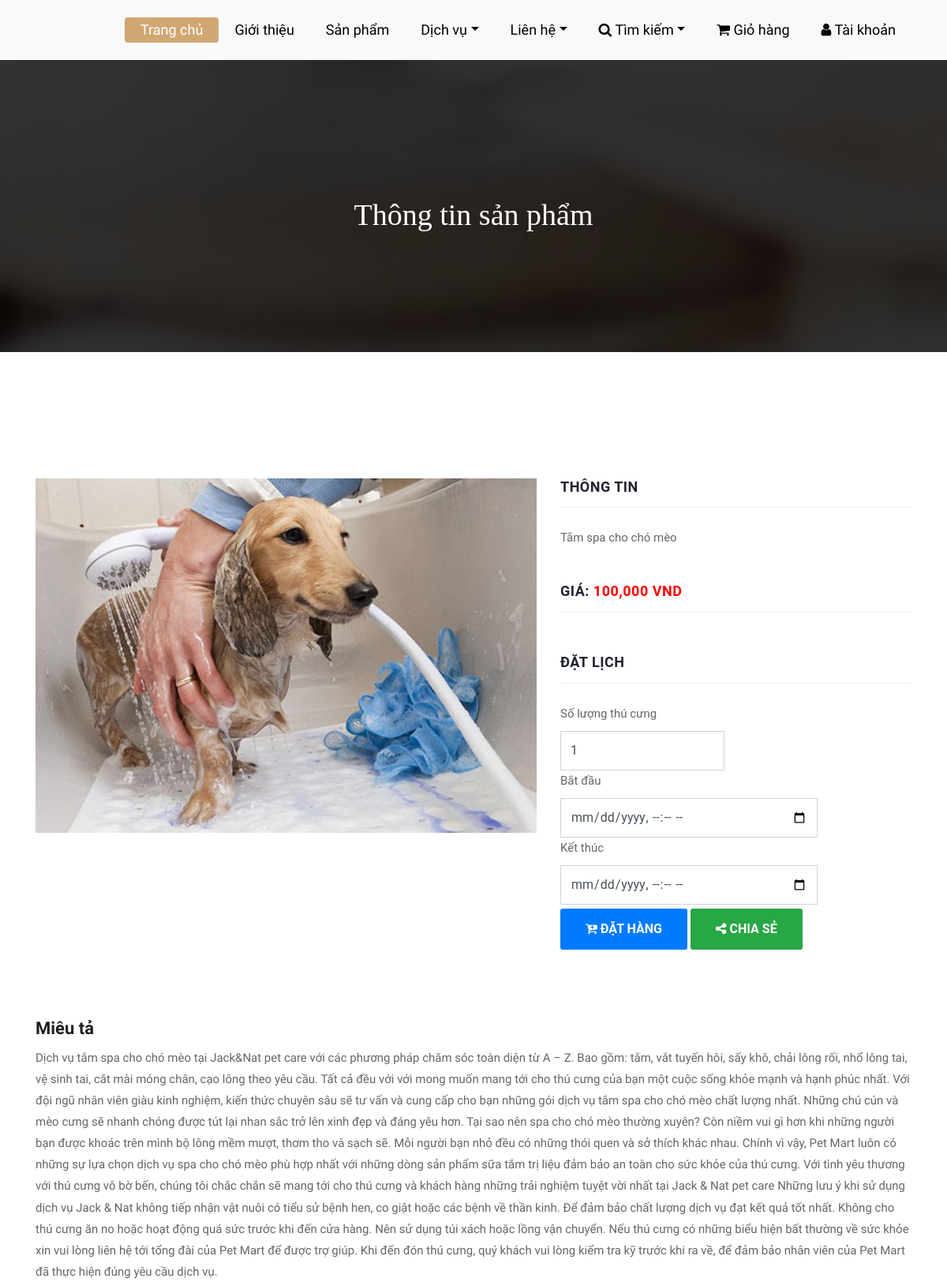
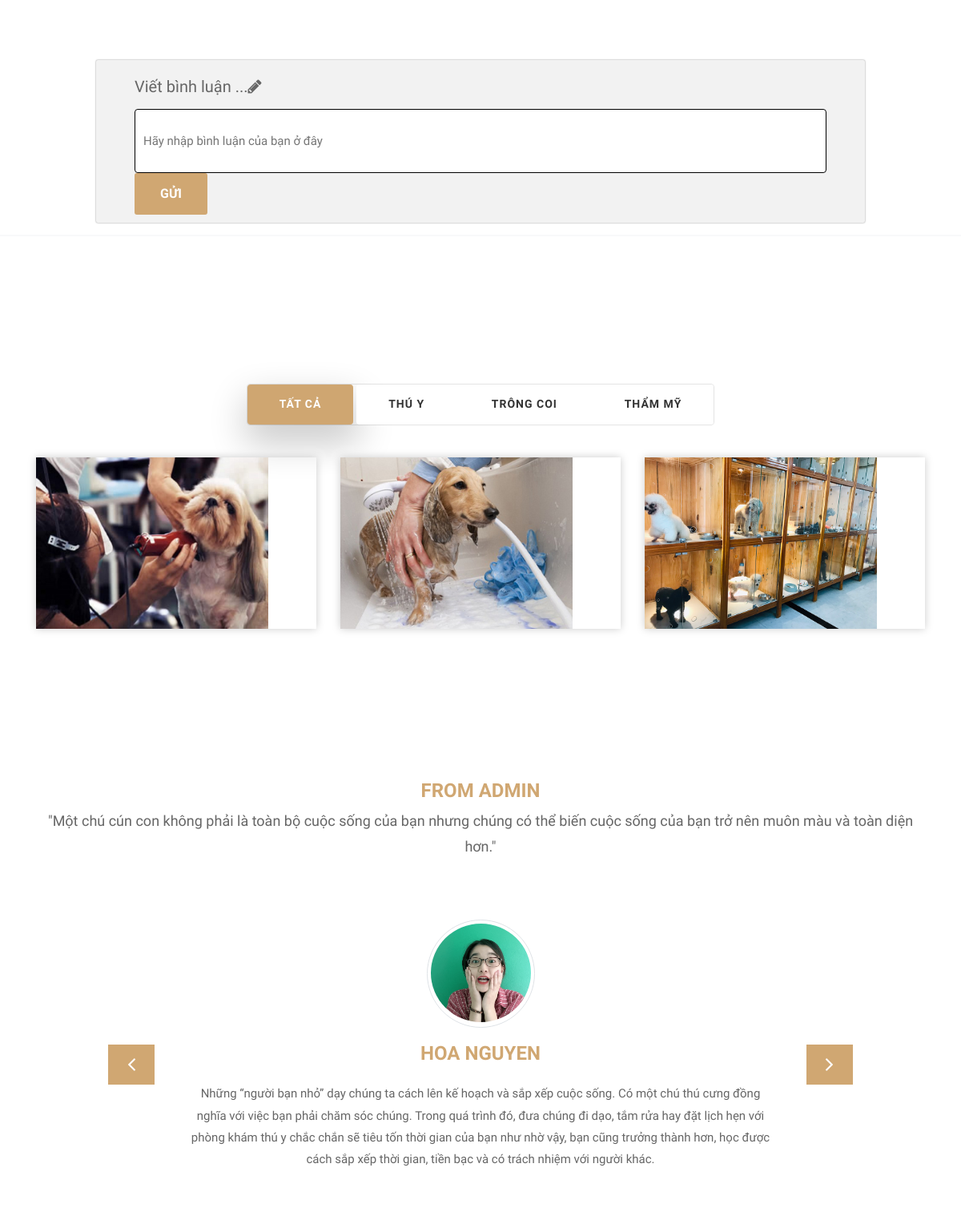
Page /dichvu.php?&m=2 (upper part) on the committed database (2 pictures, top to bottom).
### tables this page shows
CREATE TABLE `tbl_dich_vu` (
  `id_dich_vu` int(11) NOT NULL,
  `ten_dich_vu` varchar(256) NOT NULL,
  `don_gia_dv` varchar(256) NOT NULL,
  `anh_dv` varchar(256) NOT NULL,
  `mo_ta_dv` text DEFAULT NULL,
  `id_anh_dv` varchar(50) DEFAULT NULL,
  `id_danh_muc` int(11) NOT NULL,
  `ngay_them_dv` timestamp NULL DEFAULT current_timestamp(),
  `tag` int(11) DEFAULT NULL
);

### customer/product/product_info_2.php (the view, shortened to what this page needs)
<div class="menu-box">
	<div class="container">
           <div class="row" style="margin-top: 94px;">
			<div class="col-lg-12">
				<div class="special-menu text-center">
					<div class="button-group filter-button-group">
						<button <?php if(!isset($_GET['a'])) echo "class='active'"?> data-filter="*">Tất cả</button>
						<button <?php if(isset($_GET['a']) and $_GET['a'] == "Thú y") echo "class='active'"?> data-filter=".thuy">Thú y</button>
						<button <?php if(isset($_GET['a']) and $_GET['a'] == "Trông coi") echo "class='active'"?> data-filter=".trongcoi">Trông coi</button>
						<button <?php if(isset($_GET['a']) and $_GET['a'] == "Thẩm mỹ") echo "class='active'"?> data-filter=".thammy">Thẩm mỹ</button>
					</div>
				</div>
			</div>
		</div>
		<div class="row special-list">
		<?php
				$sql="SELECT * FROM tbl_dich_vu ";
                   $result=$con->query($sql);
                   if($result->num_rows>0)
					{
						while($row=$result->fetch_assoc())
						{
						if($row['id_danh_muc'] == '4')
						{
				?>
						<div class="col-lg-4 col-md-6 special-grid thuy">
							<div class="gallery-single fix">
								<img src="images/san-pham/<?php echo $row['anh_dv'] ?>" alt="" style="width: 290px;height: 214px" class="img-fluid" alt="Image">
							</div>
						</div>
						<?php
							}
							if($row['id_danh_muc']=='5')
							{
						?>
						<div class="col-lg-4 col-md-6 special-grid trongcoi">
							<div class="gallery-single fix">
								<img src="images/san-pham/<?php echo $row['anh_dv'] ?>" alt="" style="width: 290px;height: 214px" class="img-fluid" alt="Image">
							</div>
						</div>
						<?php
							}
							if($row['id_danh_muc']=='6')
							{
						?>
						<div class="col-lg-4 col-md-6 special-grid thammy">
							<div class="gallery-single fix">
								<img src="images/san-pham/<?php echo $row['anh_dv'] ?>" alt="" style="width: 290px;height: 214px" class="img-fluid" alt="Image">
							</div>
						</div>
			<?php
				}
			}
			}
			?>
		</div>
	</div>
</div>

### customer/product/product_detail_2.php (shortened to what this page needs)
<?php
$sql="select * from tbl_dich_vu where tbl_dich_vu.id_dich_vu='".$_GET['m']."'";
$result=$con->query($sql);
$row=$result->fetch_assoc();
	?>
	<div class="all-page-title page-breadcrumb">
		<div class="container text-center">
			<div class="row">
				<div class="col-lg-12">
					<h1>Thông tin sản phẩm</h1>
				</div>
			</div>
		</div>
	</div>
    <section class="blog-posts grid-system blog">
      <div class="container">
        <div class="row">
          <div class="col-md-7">
            <div>
            <img style="cursor: pointer" src="images/san-pham/<?php echo $row['anh_dv'];?>" onClick="zoom(this)" class="img-fluid wc-image">
            </div>
          </div>
          <div class="col-md-5">
            <div class="sidebar-item recent-posts">
              <div class="sidebar-heading">
                <h2>Thông tin</h2>
              </div>
              <div class="content">
                <p><?php echo $row['ten_dich_vu']?></p>
              </div>
            </div>
            <br>
            <div class="sidebar-heading">
              <h2>Giá: <span style="color:red;"><?php echo number_format($row['don_gia_dv'])?> VND</span></h2>
            </div>
            <br>
            <div class="contact-us">
              <div class="sidebar-item contact-form">
                <div class="sidebar-heading">
                  <h2>Đặt lịch</h2>
                </div>
                <div class="content">
					<form id="contact" action="customer/Order/xlthemdichvu.php" method="get">
                    	<div class="row">
                      		<div class="col-md-6 col-sm-12">
                        		<fieldset>
                          			<label for="">Số lượng thú cưng</label>
                        			<input type="number" class="form-control" value="1" required min="1" name="soluong">
                        		</fieldset>
                      		</div>
							<div class="col-md-6"></div>
							<div class="col-md-9">
                        		<fieldset>
                          			<label for="">Bắt đầu</label>
                        			<input type="datetime-local" class="form-control" value="" required min="" name="thoiGianBatDau">
                        		</fieldset>
                      		</div>
							<div class="col-md-9">
                        		<fieldset>
                          			<label for="">Kết thúc</label>
                        			<input type="datetime-local" class="form-control" value="" required min="" name="thoiGianKetThuc">
                        		</fieldset>
                      		</div>
                      		<div class="col-md-12">
                        		<fieldset>
                          			<a>
										<button type="submit" style="margin-top: 5px;" id="form-submit" class="btn btn-primary"><i class='fa fa-cart-plus'></i> Đặt hàng</button>
									</a>
									<a href="https://www.facebook.com/sharer/sharer.php?u=http://localhost/jacknatPetcare/dichvu.php?&m=<?php echo $_GET['m']; ?>">
										<button type="button" style="margin-top: 5px;"  class="btn btn-success"><i class='fa fa-share-alt'></i> Chia sẻ</button>
									</a>
                        		</fieldset>
                      		</div>
                    	</div>
                  	</form>
                </div>
              </div>
            </div>
            <br>
          </div>
        </div>
      </div>
    </section>
    <div class="section contact-us">
      <div class="container">
        <div class="sidebar-item recent-posts">
          <div class="sidebar-heading">
            <h2 style="font-weight: bold;">Miêu tả</h2>
          </div>
          <div class="content">
           <?php echo $row['mo_ta_dv']?>
          </div>
          <br>
          <br>
        </div>
      </div>
    </div>
<form action="xlbinhluandv.php" method="POST">
		<div class="binh-luan-group">
        	<p id="binh-luan-label">Viết bình luận ...<i class="fa fa-pencil"></i></p>
			<input type="text" id="comment-box" name="noi_dung" placeholder="Hãy nhập bình luận của bạn ở đây"> </input>
			<button type="submit"  class="btn btn-primary" style="margin: 0 0 10px 5%;">Gửi</button>
		</div>
		</form>
		<div style="margin: 15px 0 10px 0;width: 100%;border-bottom: 2px solid var(--light);"></div>

### css/main.css (style rules this page uses)
html { line-height: 1.15; -ms-text-size-adjust: 100%; -webkit-text-size-adjust: 100%; }
body { margin: 0; }
article, aside, footer, header, nav, section { display: block; }
h1 { font-size: 2em; margin: 0.67em 0; }
a { background-color: transparent; -webkit-text-decoration-skip: objects; }
img { border-style: none; }
button, input, optgroup, select, textarea { font-family: sans-serif; font-size: 100%; line-height: 1.15; margin: 0; }
button, input { overflow: visible; }
button, select { text-transform: none; }
button, html [type="button"], [type="reset"], [type="submit"] { -webkit-appearance: button; }
fieldset { padding: 0.35em 0.75em 0.625em; }
html { height: 100%; }
fieldset { margin: 0; padding: 0; -webkit-margin-start: 0; -webkit-margin-end: 0; -webkit-padding-before: 0; -webkit-padding-start: 0; -webkit-padding-end: 0; -webkit-padding-after: 0; border: 0; }
input, button { font-family: 'Poppins', sans-serif; }
* { box-sizing: border-box; }
input[type=text] { width: 130px; box-sizing: border-box; border: 1px solid black; border-radius: 4px; font-size: 10px; outline:none; padding: 12px 14px; transition: width 0.4s ease-in-out; }

### css/style.css (style rules this page uses)
body { color: #666666; font-size: 15px; font-family: 'Athiti', sans-serif; line-height: 1.80857; }
a { color: #1f1f1f; text-decoration: none !important; outline: none !important; -webkit-transition: all .3s ease-in-out; -moz-transition: all .3s ease-in-out; -ms-transition: all .3s ease-in-out; -o-transition: all .3s ease-in-out; transition: all .3s ease-in-out; }
h1, h2, h3, h4, h5, h6 { letter-spacing: 0; font-weight: normal; position: relative; padding: 0 0 10px 0; font-weight: normal; line-height: 120% !important; color: #1f1f1f; margin: 0 }
h1 { font-size: 24px }
h2 { font-size: 22px }
a { color: #1f1f1f; text-decoration: none; outline: none; }
a, .btn { text-decoration: none !important; outline: none !important; -webkit-transition: all .3s ease-in-out; -moz-transition: all .3s ease-in-out; -ms-transition: all .3s ease-in-out; -o-transition: all .3s ease-in-out; transition: all .3s ease-in-out; }
.btn { text-transform: uppercase; padding: 19px 36px; }
.btn { display: inline-block; font-weight: 600; text-align: center; white-space: nowrap; vertical-align: middle; -webkit-user-select: none; -moz-user-select: none; -ms-user-select: none; user-select: none; border: 2px solid transparent; padding: 12px 30px; font-size: 16px; line-height: 1.5; border-radius: .1875rem; transition: color .15s ease-in-out, background-color .15s ease-in-out, border-color .15s ease-in-out, box-shadow .15s ease-in-out; }
.menu-box { padding: 70px 0px; }
.filter-button-group { border: 1px solid #e4e4e4; border-radius: 4px; margin: 10px 15px; display: inline-block; }
.filter-button-group button { color: #333; letter-spacing: 1px; text-transform: uppercase; font-weight: 600; font-size: 14px; cursor: pointer; background: #fff; padding: 12px 40px; border: none; border-radius: 4px; }
.filter-button-group button.active { background: #cfa671; color: #fff; box-shadow: 2px 20px 45px 5px rgba(0,0,0,.2); }
.gallery-single { margin: 30px 0px; }
.gallery-single { position: relative; overflow: hidden; -webkit-box-shadow: 0 0 10px #ccc; box-shadow: 0 0 10px #ccc; }
.page-breadcrumb { padding: 250px 0 150px; background: url(../images/background2.jpg) no-repeat; background-attachment: fixed; background-size: cover; background-position: 0 0; position: relative; }
.all-page-title .container { position: relative; z-index: 2; }
.all-page-title::before { background: #010101; content: ""; height: 100%; left: 0; position: absolute; top: 0; width: 100%; z-index: 1; opacity: 0.8; }
.all-page-title h1 { font-size: 38px; color: #ffffff; font-family: 'Arbutus Slab', serif; padding: 0px; }
.form-control { border-radius: 0px; min-height: 50px; min-width: 100%; }
section { padding: 60px 0; overflow: hidden; }

### css/css3.css (style rules this page uses)
a { cursor: pointer; }

### rows in the picture
tbl_dich_vu: anh_dv (picture), ten_dich_vu "Tắm spa cho chó mèo", don_gia_dv "100,000", mo_ta_dv "Dịch vụ tắm spa cho chó mèo tại Jack&Nat pet care với các phương pháp chăm sóc toàn diện từ A – Z. Bao gồm: tắm, vắt tuyến hôi, sấy khô, chải lông rối, nhổ lông tai, vệ sinh tai, cắt mài móng chân, cạo lông theo yêu cầu. Tất cả đều với với mong muốn mang tới cho thú cưng của bạn một cuộc sống khỏe mạnh và hạnh phúc nhất. Với đội ngũ nhân viên giàu kinh nghiệm, kiến thức chuyên sâu sẽ tư vấn và cung cấp cho bạn những gói dịch vụ tắm spa cho chó mèo chất lượng nhất. Những chú cún và mèo cưng sẽ nhanh chóng được tút lại nhan sắc trở lên xinh đẹp và đáng yêu hơn. Tại sao nên spa cho chó mèo thường xuyên? Còn niềm vui gì hơn khi những người bạn được khoác trên mình bộ lông mềm mượt, thơm tho và…"
tbl_dich_vu: anh_dv (picture)
tbl_dich_vu: anh_dv (picture)
